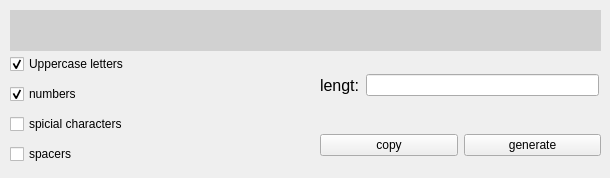
<?xml version="1.0" encoding="UTF-8"?>
<ui version="4.0">
 <class>MainWindow</class>
 <widget class="QMainWindow" name="MainWindow">
  <property name="geometry">
   <rect>
    <x>0</x>
    <y>0</y>
    <width>610</width>
    <height>178</height>
   </rect>
  </property>
  <property name="windowTitle">
   <string>MainWindow</string>
  </property>
  <widget class="QWidget" name="centralwidget">
   <widget class="QLabel" name="PasswordLable">
    <property name="geometry">
     <rect>
      <x>10</x>
      <y>10</y>
      <width>591</width>
      <height>41</height>
     </rect>
    </property>
    <property name="styleSheet">
     <string notr="true">background-color: rgb(209, 209, 209);</string>
    </property>
    <property name="frameShape">
     <enum>QFrame::NoFrame</enum>
    </property>
    <property name="frameShadow">
     <enum>QFrame::Plain</enum>
    </property>
    <property name="text">
     <string/>
    </property>
   </widget>
   <widget class="QWidget" name="verticalLayoutWidget_2">
    <property name="geometry">
     <rect>
      <x>10</x>
      <y>50</y>
      <width>301</width>
      <height>121</height>
     </rect>
    </property>
    <layout class="QVBoxLayout" name="verticalLayout_2">
     <item>
      <widget class="QCheckBox" name="checkBox_4">
       <property name="text">
        <string>Uppercase letters</string>
       </property>
       <property name="checked">
        <bool>true</bool>
       </property>
      </widget>
     </item>
     <item>
      <widget class="QCheckBox" name="checkBox">
       <property name="text">
        <string>numbers</string>
       </property>
       <property name="checked">
        <bool>true</bool>
       </property>
      </widget>
     </item>
     <item>
      <widget class="QCheckBox" name="checkBox_2">
       <property name="text">
        <string>spicial characters</string>
       </property>
      </widget>
     </item>
     <item>
      <widget class="QCheckBox" name="checkBox_3">
       <property name="text">
        <string>spacers</string>
       </property>
      </widget>
     </item>
    </layout>
   </widget>
   <widget class="QWidget" name="horizontalLayoutWidget_2">
    <property name="geometry">
     <rect>
      <x>320</x>
      <y>50</y>
      <width>279</width>
      <height>71</height>
     </rect>
    </property>
    <layout class="QHBoxLayout" name="horizontalLayout_2">
     <item>
      <widget class="QLabel" name="label">
       <property name="font">
        <font>
         <pointsize>12</pointsize>
        </font>
       </property>
       <property name="text">
        <string>lengt:</string>
       </property>
      </widget>
     </item>
     <item>
      <widget class="QLineEdit" name="lineEdit"/>
     </item>
    </layout>
   </widget>
   <widget class="QWidget" name="horizontalLayoutWidget">
    <property name="geometry">
     <rect>
      <x>320</x>
      <y>120</y>
      <width>281</width>
      <height>51</height>
     </rect>
    </property>
    <layout class="QHBoxLayout" name="horizontalLayout">
     <item>
      <widget class="QPushButton" name="copyButton">
       <property name="text">
        <string>copy</string>
       </property>
      </widget>
     </item>
     <item>
      <widget class="QPushButton" name="genButton">
       <property name="text">
        <string>generate</string>
       </property>
      </widget>
     </item>
    </layout>
   </widget>
  </widget>
 </widget>
 <resources/>
 <connections/>
</ui>
